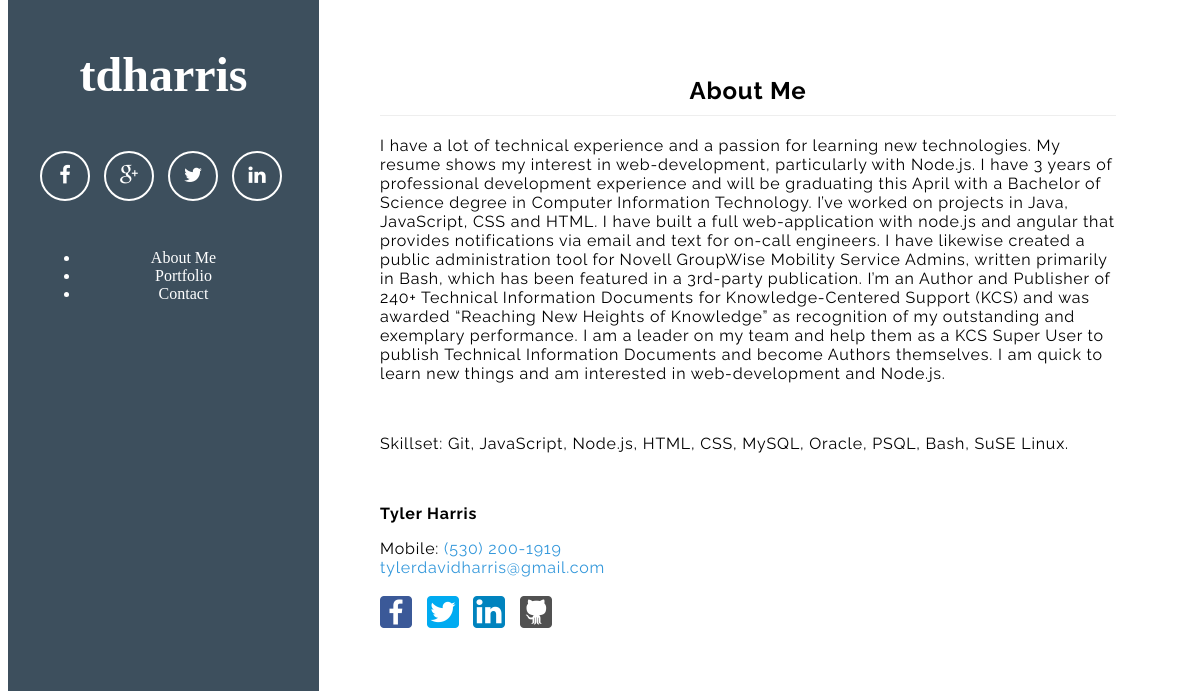
Page /?action=q&url=aboutme on the committed database.
### tables this page shows
CREATE TABLE nav (
	navID		INT				NOT NULL	AUTO_INCREMENT,
	name      	VARCHAR(255)	NOT NULL,
	href		VARCHAR(255)				DEFAULT NULL,
	PRIMARY KEY (navID),
	UNIQUE INDEX name (name)
);

CREATE TABLE about (
	aboutID		INT				NOT NULL	AUTO_INCREMENT,
	resumeURL	VARCHAR(255)	NOT NULL,
	email		VARCHAR(255)	NOT NULL,
	phone		VARCHAR(255)	NOT NULL,
	brief  		LONGTEXT		NOT NULL,
	skillset 	VARCHAR(255)	NOT NULL,
	facebookURL	VARCHAR(255)				DEFAULT NULL,
	twitterURL 	VARCHAR(255)				DEFAULT NULL,
	linkedinURL VARCHAR(255)				DEFAULT NULL,
	githubURL 	VARCHAR(255)				DEFAULT NULL,
	PRIMARY KEY (aboutID)
);

### models/db.php (called while the page is built, shortened)
<?php
    include 'models/navbar.php';
    include 'models/url.php';
	class Database {
        private $host = "showcase.tdharris.net";
        private $user = "tdharris_admin";
        private $pass = "mylittlesecret";
        private $dbname = "tdharris_showcase";
	    public $db;
        private function Connect() {
            $dsn = 'mysql:host=' . $this -> host . ';dbname=' . $this-> dbname . ';charset=utf8';
            $options = array(PDO::ATTR_PERSISTENT => true, PDO::ATTR_ERRMODE => PDO::ERRMODE_EXCEPTION, PDO::MYSQL_ATTR_INIT_COMMAND => "SET NAMES utf8");
            try {
                $this -> db = new PDO($dsn, $this -> user, $this -> pass, $options);
                $this -> isConnected = true;
            } catch (PDOException $e) {
                $error_message = $e->getMessage();
                include 'error.php';
                exit;
            }
        }
        public function query($sql, $fetchmode = PDO::FETCH_CLASS) {
             try {
                $stmt = $this->db->prepare($sql);
                $stmt->execute();
                $statement = strtolower(explode(" ", $sql)[0]);
                if ($statement === 'select' || $statement === 'show') {
                return $stmt->fetchAll($fetchmode);
                }
                elseif ( $statement === 'insert' ||  $statement === 'update' || $statement === 'delete' ) {
                    return $stmt->rowCount();
                }
                else {
                    return NULL;
                }
            } catch(PDOException $e) {
                $error_message = $e->getMessage();
                include 'error.php';
                exit;
            }
        }
	}
    $db = new Database;
?>

### index.php (called while the page is built, shortened)
<?php
  require('models/db.php');
  $navbar = buildNav();
  $action = '';
  if (isset($_POST['action'])) {
    $action = $_POST['action'];
  } elseif (isset($_GET['action'])) {
    $action = $_GET['action'];
  }
  if ($action == 'q') {
    if(isset($_GET['url'])) {
      $url = $_GET['url'];
      $content = handleURL($url);
    } elseif (isset($_GET['project'])) {
      $project = $_GET['project'];
      $content = getProject($project);
    }
  };
  include 'views/view.php';
?>

### models/url.php (the view, shortened to what this page needs)
<?php
		function handleURL($url) {
			global $db;
			$content = '<section class="title">';
			$url_clean = preg_replace('/\s*/', '', strtolower($url));
			switch($url_clean) {
		        case 'aboutme':
		        	$content .= '<h1>About Me</h1>';
		        	$about_me = $db->query("SELECT * FROM about LIMIT 1;");
		        	$about_me = $about_me[0];
		        	$phone_clean = preg_replace("/[^0-9]/", "", $phone);
		            $content .= '<p>' . $about_me->brief . '</p>';
		            $content .= '<br><p>Skillset: ' . $about_me->skillset . '</p>';
		            $content .= '<br><p><b>Tyler Harris</b>
		            	<div>Mobile: <a href="tel:+1'.$phone_clean.'" value="+1'.$phone_clean.'" target="_blank">'. $about_me->phone .'</a></div>
		            	<div><a href="mailto:'.$about_me->email.'" target="_blank">'.$about_me->email.'</a></div>
		            	<div><br>
		            	<a href="'.$about_me->facebookURL.'" target="_blank"><img src="img/facebook-32.png"></a>&nbsp;&nbsp;
		            	<a href="'.$about_me->twitterURL.'" target="_blank"><img src="img/twitter-32.png"></a>&nbsp;&nbsp;
		            	<a href="'.$about_me->linkedinURL.'" target="_blank"><img src="img/linkedin-32.png"></a>&nbsp;&nbsp;
		            	<a href="'.$about_me->githubURL.'" target="_blank"><img src="img/github-32.png"></a><br>
		            	</div></p></section>';
		            break;
		      }
		      return $content;
		};
?>

### models/navbar.php
<?php
	function buildNav() {
		global $db;
		$navItems = $db->query("SELECT * FROM nav;");
		if(is_array($navItems)) {
			$navigation = '<ul class="pure-menu-list">';
			foreach ($navItems as $item) {
				$navigation .= '<li class="pure-menu-item"><a href="?action=q&url=' . $item->href . '" class="pure-menu-link">' . $item->name . '</a></li>';
			}
			$navigation .= '</ul>';
		} else {
			$navigation = 'Sorry, a critical error occurred.';
		}
		return $navigation;
	}
?>

### views/view.php (shortened to what this page needs)
<?php
	$navbar = $_SESSION['navbar'];
?>
<!doctype html>
<html lang="en">
<head>
  <?php include 'snippets/styles.php';?>
</head>
<body>
	<div id="layout" class="pure-g">
	    <div class="sidebar pure-u-1 pure-u-md-1-4">
	      <div class="header">
	        <h1 class="brand-title"><a class="brandLink" href="/">tdharris<a></h1>
	        <br>
	        <ul class="list-inline social">
	          <li><a target="_blank" href="https://www.facebook.com/tylerdavidharris" class="btn-social btn-outline facebook"><i class="fa fa-fw fa-facebook"></i></a></li>
	          <li><a target="_blank" href="https://google.com/+TylerHarristdh" class="btn-social btn-outline google-plus"><i class="fa fa-fw fa-google-plus"></i></a></li>
	          <li><a target="_blank" href="https://twitter.com/tdharris" class="btn-social btn-outline twitter"><i class="fa fa-fw fa-twitter"></i></a></li>
	          <li><a target="_blank" href="https://www.linkedin.com/in/tylerdavidharris" class="btn-social btn-outline linkedin"><i class="fa fa-fw fa-linkedin"></i></a></li>
	        </ul>
	        <div class="pure-menu">
	                <?php
	                  echo $navbar;
	                ?>
	        </div>
	      </div>
	    </div>
    <div class="content pure-u-1 pure-u-md-3-4">
        <?php echo $content; ?>
    </div>
  </div>
</body>
</html>

### views/snippets/styles.php (shortened to what this page needs)
<link rel="stylesheet" href="http://yui.yahooapis.com/combo?pure/0.6.0/base-min.css&pure/0.6.0/pure-min.css&pure/0.6.0/grids-responsive-min.css">
<link rel="stylesheet" href="css/code-themes/dreamweaver.css">
<link rel="stylesheet" href="css/animate.css">
<link rel="stylesheet" href="css/aside.css">
<link rel="stylesheet" href="css/home.css">
<link href="fonts/font-awesome/css/font-awesome.min.css" rel="stylesheet" type="text/css">

### css/aside.css (style rules this page uses)
* { -webkit-box-sizing: border-box; -moz-box-sizing: border-box; box-sizing: border-box; }
a { text-decoration: none; color: rgb(61, 146, 201); }
#layout { padding: 0; }
.header { text-align: center; top: auto; margin: 3em auto; }
.sidebar { background: rgb(61, 79, 93); color: #fff; }
.brand-title, .brand-tagline { font-size: 3em; margin: 0; }
.brandLink, .brandLink:hover { color: #fff; text-decoration: none; background: rgb(61, 79, 93); }
@media (min-width: 48em) { .content { padding: 2em 3em 0; margin-left: 25%; } }
@media (min-width: 48em) { .header { margin: 15% 2em 0; } }
@media (min-width: 48em) { .sidebar { position: fixed; top: 0; bottom: 0; } }
.list-inline { padding-left: 0; margin-left: -5px; list-style: none; }
.list-inline>li { display: inline-block; padding-right: 5px; padding-left: 5px; }
.social { color: #fff; }
.btn-social { display: inline-block; width: 50px; height: 50px; border: 2px solid #fff; border-radius: 100%; text-align: center; font-size: 20px; line-height: 45px; }
.btn-outline { margin-top: 15px; border: solid 2px #fff; font-size: 20px; color: #fff; background: 0 0; transition: all .3s ease-in-out; }
a, a:hover, a:focus, a:active, a.active { outline: 0; color: #3498db; text-decoration: none; }
.fa { font-size: inherit; }
.pure-menu-link { color: #fff; }
.header .pure-menu { margin-top: 3em; }

### css/home.css (style rules this page uses)
.title { font-family: "Raleway", "Helvetica Neue", Helvetica, Arial, sans-serif; max-width: 768px; margin: 0 auto; padding: 1em; background: #fff; letter-spacing: 0.05em; }
.title h1 { text-align: center; padding-bottom: 10px; border-bottom: 1px solid #eee; }
section { font-family: "Raleway", "Helvetica Neue", Helvetica, Arial, sans-serif; max-width: 768px; margin: 0 auto; padding: 1em; background: #fff; letter-spacing: 0.05em; }
p { font-family: "Raleway", "Helvetica Neue", Helvetica, Arial, sans-serif; }

### rows in the picture
nav: name "About Me"
nav: name "Portfolio"
nav: name "Contact"
about: brief "I have a lot of technical experience and a passion for learning new technologies. My resume shows my interest in web-development, particularly with Node.js. I have 3 years of professional development experience and will be graduating this April with a Bachelor of Science degree in Computer Information Technology. I’ve worked on projects in Java, JavaScript, CSS and HTML. I have built a full web-application with node.js and angular that provides notifications via email and text for on-call engineers. I have likewise created a public administration tool for Novell GroupWise Mobility Service Admins, written primarily in Bash, which has been featured in a 3rd-party publication. I’m an Author…", skillset "Git, JavaScript, Node.js, HTML, CSS, MySQL, Oracle, PSQL, Bash, SuSE Linux.", phone "(530) 200-1919", email "tylerdavidharris@gmail.com"
